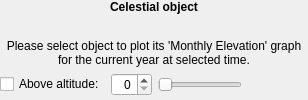
            <widget class="QWidget" name="tabMontlyElevation">
             <attribute name="title">
              <string>Monthly Elevation</string>
             </attribute>
             <layout class="QGridLayout" name="gridLayout_15">
              <property name="leftMargin">
               <number>0</number>
              </property>
              <property name="topMargin">
               <number>0</number>
              </property>
              <property name="rightMargin">
               <number>0</number>
              </property>
              <property name="bottomMargin">
               <number>4</number>
              </property>
              <item row="0" column="0">
               <widget class="QLabel" name="monthlyElevationCelestialObjectLabel">
                <property name="font">
                 <font>
                  <weight>75</weight>
                  <bold>true</bold>
                 </font>
                </property>
                <property name="text">
                 <string notr="true">Celestial object</string>
                </property>
                <property name="alignment">
                 <set>Qt::AlignCenter</set>
                </property>
               </widget>
              </item>
              <item row="1" column="0">
               <widget class="QCustomPlot" name="monthlyElevationGraph" native="true">
                <property name="sizePolicy">
                 <sizepolicy hsizetype="Preferred" vsizetype="Expanding">
                  <horstretch>0</horstretch>
                  <verstretch>0</verstretch>
                 </sizepolicy>
                </property>
               </widget>
              </item>
              <item row="2" column="0">
               <widget class="QLabel" name="monthlyElevationLabel">
                <property name="sizePolicy">
                 <sizepolicy hsizetype="Preferred" vsizetype="Minimum">
                  <horstretch>0</horstretch>
                  <verstretch>0</verstretch>
                 </sizepolicy>
                </property>
                <property name="maximumSize">
                 <size>
                  <width>16777215</width>
                  <height>30</height>
                 </size>
                </property>
                <property name="text">
                 <string>Please select object to plot its 'Monthly Elevation' graph for the current year at selected time.</string>
                </property>
                <property name="alignment">
                 <set>Qt::AlignCenter</set>
                </property>
                <property name="wordWrap">
                 <bool>true</bool>
                </property>
               </widget>
              </item>
              <item row="3" column="0">
               <layout class="QHBoxLayout" name="horizontalLayout_10">
                <item>
                 <layout class="QHBoxLayout" name="horizontalLayout_21">
                  <item>
                   <widget class="QCheckBox" name="monthlyElevationPositiveCheckBox">
                    <property name="toolTip">
                     <string>Draw only the part of the graph where altitude is greater than the value given in the right box.</string>
                    </property>
                    <property name="text">
                     <string>Above altitude:</string>
                    </property>
                   </widget>
                  </item>
                  <item>
                   <widget class="QSpinBox" name="monthlyElevationPositiveLimitSpinBox">
                    <property name="maximumSize">
                     <size>
                      <width>16777215</width>
                      <height>75</height>
                     </size>
                    </property>
                    <property name="toolTip">
                     <string>Altitude limit in degrees</string>
                    </property>
                    <property name="alignment">
                     <set>Qt::AlignRight|Qt::AlignTrailing|Qt::AlignVCenter</set>
                    </property>
                    <property name="maximum">
                     <number>85</number>
                    </property>
                   </widget>
                  </item>
                 </layout>
                </item>
                <item>
                 <widget class="QSlider" name="monthlyElevationTime">
                  <property name="toolTip">
                   <string>Local Time in hours</string>
                  </property>
                  <property name="maximum">
                   <number>23</number>
                  </property>
                  <property name="pageStep">
                   <number>1</number>
                  </property>
                  <property name="orientation">
                   <enum>Qt::Horizontal</enum>
                  </property>
                 </widget>
                </item>
                <item>
                 <widget class="QLabel" name="monthlyElevationTimeInfo">
                  <property name="minimumSize">
                   <size>
                    <width>60</width>
                    <height>0</height>
                   </size>
                  </property>
                  <property name="maximumSize">
                   <size>
                    <width>60</width>
                    <height>16777215</height>
                   </size>
                  </property>
                  <property name="text">
                   <string/>
                  </property>
                  <property name="alignment">
                   <set>Qt::AlignCenter</set>
                  </property>
                 </widget>
                </item>
               </layout>
              </item>
             </layout>
            </widget>
